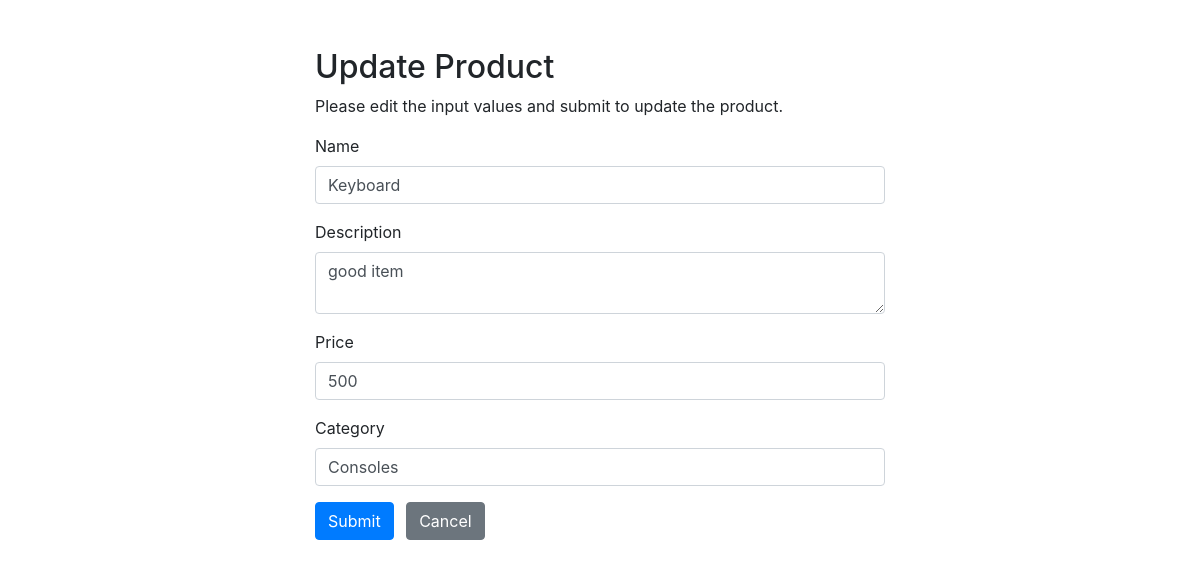
Screenshot of /admin/gearcrud/gearupdate.php?id=2 with the database file from the repository.
### tables this page shows
CREATE TABLE `product` (
  `id` int(10) NOT NULL,
  `name` varchar(15) NOT NULL,
  `description` varchar(100) NOT NULL,
  `price` int(10) NOT NULL,
  `gearcat` varchar(15) NOT NULL,
  `gearimage` varchar(50) NOT NULL
);

### admin/gearcrud/gearupdate.php (the view, shortened to what this page needs)
<?php
require_once "config.php";
$name = $description = $price = $gearcat = $gearimage = "";
$name_err = $description_err = $price_err = $gearcat_err = $gearimage_err = "";
if(isset($_POST["id"]) && !empty($_POST["id"])){
    $id = $_POST["id"];
    $input_name = trim($_POST["name"]);
    if(empty($input_name)){
        $name_err = "Please enter a name.";
    } elseif(!filter_var($input_name, FILTER_VALIDATE_REGEXP, array("options"=>array("regexp"=>"/^[a-zA-Z\s]+$/")))){
        $name_err = "Please enter a valid name.";
    } else{
        $name = $input_name;
    }
    $input_description = trim($_POST["description"]);
    if(empty($input_description)){
        $description_err = "Please enter an address.";
    } else{
        $description = $input_description;
    }
    $input_gearcat = trim($_POST["gearcat"]);
    if(empty($input_gearcat)){
        $gearcat_err = "Please enter product description.";
    } else{
        $gearcat = $input_gearcat;
    }
    $input_price = trim($_POST["price"]);
    if(empty($input_price)){
        $price_err = "Please enter the salary amount.";
    } elseif(!ctype_digit($input_price)){
        $price_err = "Please enter a positive integer value.";
    } else{
        $price = $input_price;
    }
    if(empty($name_err) && empty($description_err) && empty($price_err) && empty($gearcat_err)){
        $sql = "UPDATE product SET name=:name, description=:description, gearcat=:gearcat price=:price WHERE id=:id";
        if($stmt = $pdo->prepare($sql)){
            $stmt->bindParam(":name", $param_name);
            $stmt->bindParam(":description", $param_description);
            $stmt->bindParam(":gearcat", $param_gearcat);
            $stmt->bindParam(":price", $param_price);
            $stmt->bindParam(":id", $param_id);
            $param_name = $name;
            $param_description = $description;
            $param_gearcat = $gearcat;
            $param_price = $price;
            $param_id = $id;
            if($stmt->execute()){
                header("location: gearindex.php");
                exit();
            } else{
                echo "Oops! Something went wrong. Please try again later.";
            }
        }
        unset($stmt);
    }
    unset($pdo);
} else{
    if(isset($_GET["id"]) && !empty(trim($_GET["id"]))){
        $sql = "SELECT * FROM product WHERE id = :id";
        if($stmt = $pdo->prepare($sql)){
            $stmt->bindParam(":id", $param_id);
            if($stmt->execute()){
                if($stmt->rowCount() == 1){
                    $row = $stmt->fetch(PDO::FETCH_ASSOC);
                    $name = $row["name"];
                    $description = $row["description"];
                    $price = $row["price"];
                    $gearcat= $row["gearcat"];
                } else{
                    header("location: gearerror.php");
                    exit();
                }
            } else{
                echo "Oops! Something went wrong. Please try again later.";
            }
        }
    }  else{
        header("location: gearerror.php");
        exit();
    }
}
?>
<!DOCTYPE html>
<html lang="en">
<head>
    <link rel="stylesheet" href="https://stackpath.bootstrapcdn.com/bootstrap/4.5.2/css/bootstrap.min.css">
</head>
<body>
    <div class="wrapper">
        <div class="container-fluid">
            <div class="row">
                <div class="col-md-12">
                    <h2 class="mt-5">Update Product</h2>
                    <p>Please edit the input values and submit to update the product.</p>
                    <form action="<?php echo htmlspecialchars(basename($_SERVER['REQUEST_URI'])); ?>" method="post">
                        <div class="form-group">
                            <label>Name</label>
                            <input type="text" name="name" class="form-control <?php echo (!empty($name_err)) ? 'is-invalid' : ''; ?>" value="<?php echo $name; ?>">
                        </div>
                        <div class="form-group">
                            <label>Description</label>
                            <textarea name="description" class="form-control <?php echo (!empty($description_err)) ? 'is-invalid' : ''; ?>"><?php echo $description; ?></textarea>
                        </div>
                        <div class="form-group">
                            <label>Price</label>
                            <input type="text" name="price" class="form-control <?php echo (!empty($price_err)) ? 'is-invalid' : ''; ?>" value="<?php echo $price; ?>">
                        </div>
                        <div class="form-group">
                            <label>Category</label>
                            <input type="text" name="gearcat" class="form-control <?php echo (!empty($gearcat_err)) ? 'is-invalid' : ''; ?>" value="<?php echo $gearcat; ?>">
                        </div>
                        <input type="submit" class="btn btn-primary" value="Submit">
                        <a href="gearindex.php" class="btn btn-secondary ml-2">Cancel</a>
                    </form>
                </div>
            </div>
        </div>
    </div>
</body>
</html>

### admin/gearcrud/gearupdate.php (style rules this page uses)
.wrapper { width: 600px; margin: 0 auto; }

### rows the page displays
product: name "Keyboard", description "good item", price "500", gearcat "Consoles"
